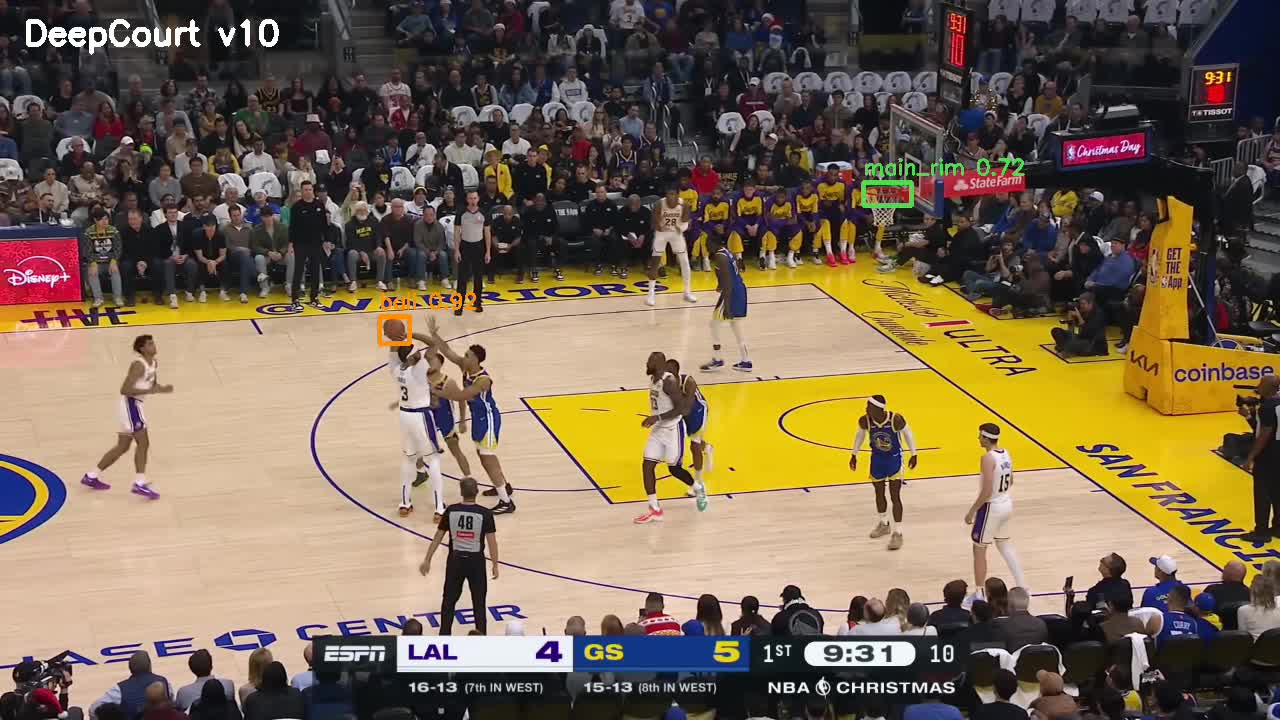
#> input picture assets/v10_frame.jpg, 1280 x 720 px
$ python -i ball_detector_cv.py   (imports and definitions only)
#> lines starting #> are read from the running program, lines starting #| are printed output that depends on the picture; after the words box and inside, x2 and y2 are one past the last pixel; in counts of white or black regions, pixels touching at a corner belong together
#> further down, picture is the input picture: shape (720, 1280, 3); mean B, G, R 84.1, 106.2, 123.5
"""
BallDetectorCV — OpenCV fallback ball detector.

Used when the COCO YOLO model fails to detect the sports ball class,
which is common with general-purpose weights on broadcast basketball footage.

Approach: HSV colour segmentation isolates the orange basketball, then
blob analysis filters by size, circularity, and proximity to last position.
No background model is needed, so it works at any frame sampling rate.
"""

from __future__ import annotations

import math
from typing import Optional

try:
    import cv2
    import numpy as np
    _CV_AVAILABLE = True
except ImportError:
    _CV_AVAILABLE = False

# Basketball orange-brown HSV range (OpenCV hue 0–179, half of 360°)
_BALL_HSV_LOW  = (5,  90, 70)    # (H_min, S_min, V_min)
_BALL_HSV_HIGH = (32, 255, 255)  # (H_max, S_max, V_max)

# Expected ball radius range in pixels (wide-angle full-court camera)
_MIN_RADIUS_PX = 7
_MAX_RADIUS_PX = 55

_MIN_CIRCULARITY = 0.55      # floor reflections and jerseys score < 0.45; real ball ≥ 0.55
_MIN_ASPECT      = 0.55      # tighter — rejects elongated reflections and limb blobs
_PLAYER_OVERLAP_THRESH = 0.85  # discard if >85% of blob inside any player bbox
# Only the upper 55% of a player bbox counts as "jersey" exclusion zone —
# a ball at their feet (lower 45%) should not be rejected.
_PLAYER_JERSEY_FRAC = 0.55
_PROX_NEAR_PX   = 180        # within this distance → proximity bonus
_PROX_FAR_PX    = 450        # beyond this → proximity penalty


class BallDetectorCV:
    """
    Single-frame basketball detector using HSV colour + blob filtering.

    Returns an (x1, y1, x2, y2) bbox tuple (float) or None.
    The caller (Detector) wraps the result in a BallDetection object so
    this module has no import dependency on detector.py.
    """

    def __init__(
        self,
        min_radius_px: int = _MIN_RADIUS_PX,
        max_radius_px: int = _MAX_RADIUS_PX,
        min_circularity: float = _MIN_CIRCULARITY,
    ) -> None:
        self._min_area = int(math.pi * min_radius_px ** 2)
        self._max_area = int(math.pi * max_radius_px ** 2)
        self._min_circ = min_circularity
        self._last_pos: Optional[tuple[float, float]] = None

    def detect(
        self,
        frame,
        player_bboxes: Optional[list[tuple[float, float, float, float]]] = None,
    ) -> Optional[tuple[float, float, float, float]]:
        """
        Detect the basketball in a single BGR frame.

        Returns (x1, y1, x2, y2) in pixels, or None.

        Args:
            frame:         BGR numpy array (H×W×3)
            player_bboxes: (x1,y1,x2,y2) boxes of detected players —
                           candidates that are mostly inside a player box
                           are discarded to avoid picking up orange jerseys.
        """
        if not _CV_AVAILABLE:
            return None

        hsv  = cv2.cvtColor(frame, cv2.COLOR_BGR2HSV)
#> hsv: shape (720, 1280, 3); mean H, S, V 64, 87.5, 127.4
        lo   = np.array(_BALL_HSV_LOW,  dtype=np.uint8)
        hi   = np.array(_BALL_HSV_HIGH, dtype=np.uint8)
        mask = cv2.inRange(hsv, lo, hi)
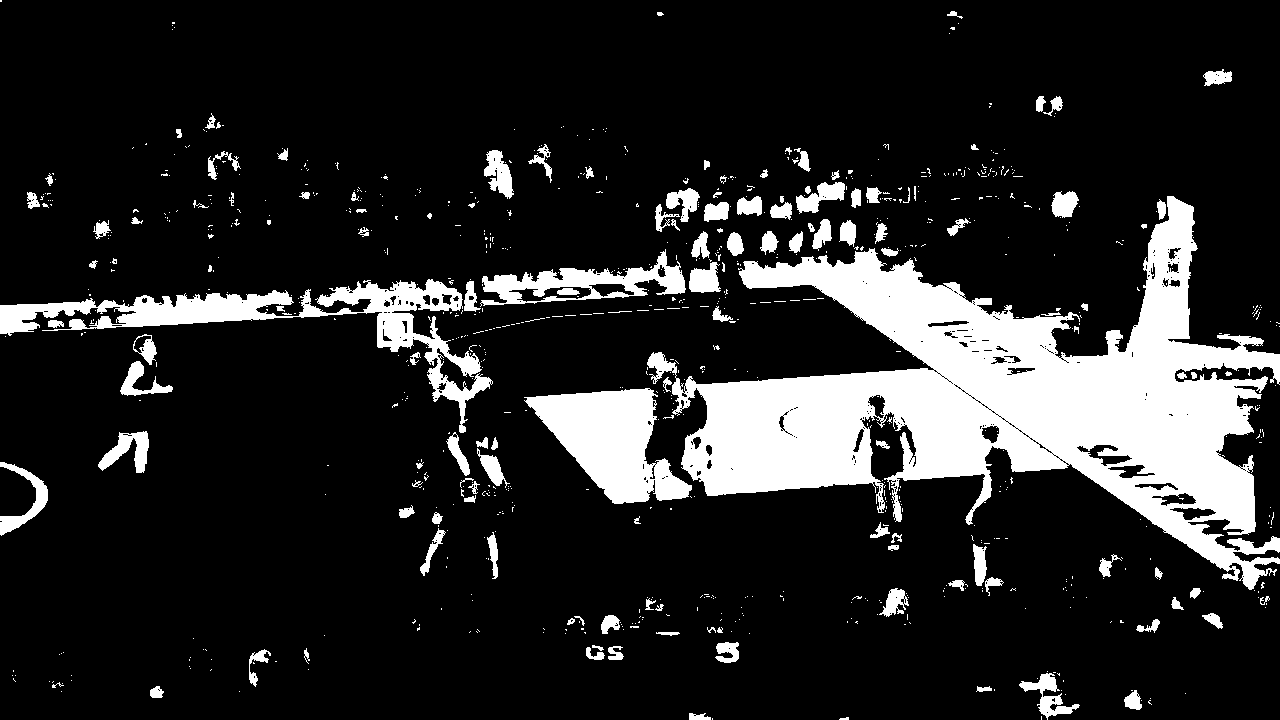
#> mask: shape (720, 1280); 15.6% white; 862 white regions (725 under 20 px), largest, box (x1, y1, x2, y2) and area: (647, 196, 1280, 590) 92212, (0, 279, 493, 433) 12926, (524, 388, 692, 504) 10412

        k    = cv2.getStructuringElement(cv2.MORPH_ELLIPSE, (5, 5))
        mask = cv2.morphologyEx(mask, cv2.MORPH_OPEN,  k, iterations=1)
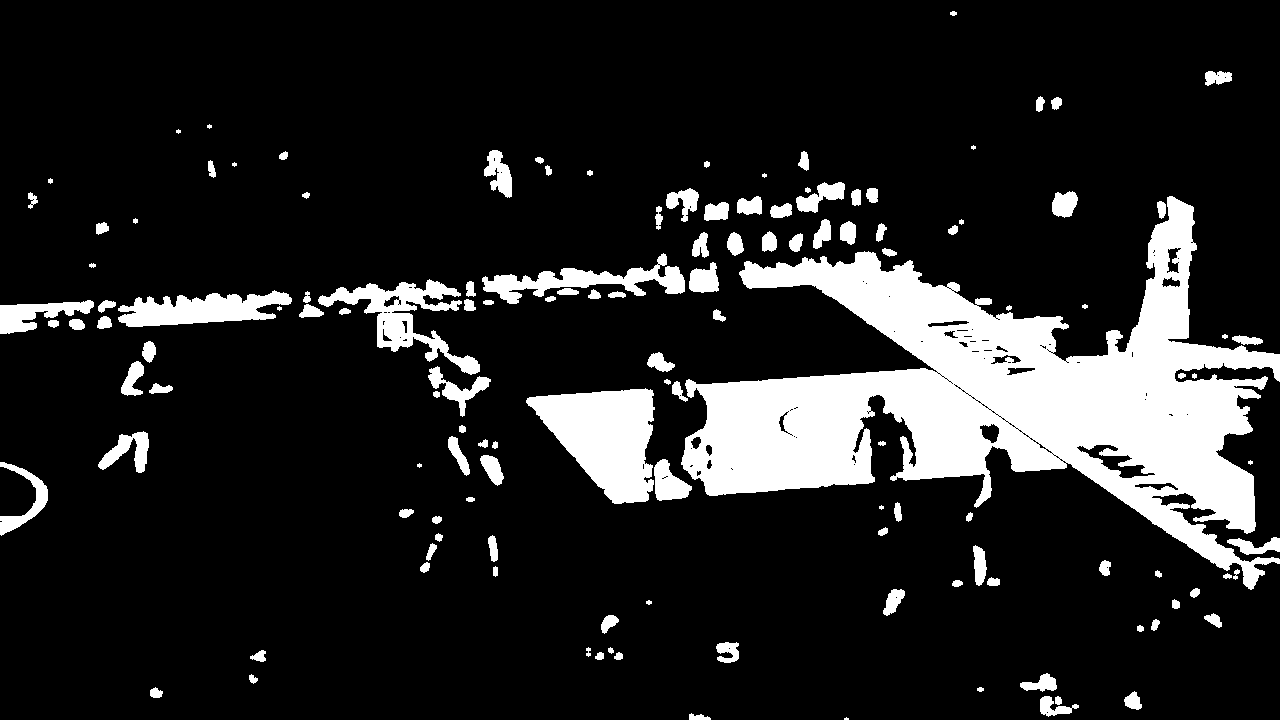
#> mask: shape (720, 1280); 14.4% white; 135 white regions (10 under 20 px), largest, box (x1, y1, x2, y2) and area: (681, 196, 1280, 590) 88463, (526, 388, 655, 504) 9330, (318, 279, 480, 375) 4518
        mask = cv2.morphologyEx(mask, cv2.MORPH_CLOSE, k, iterations=1)
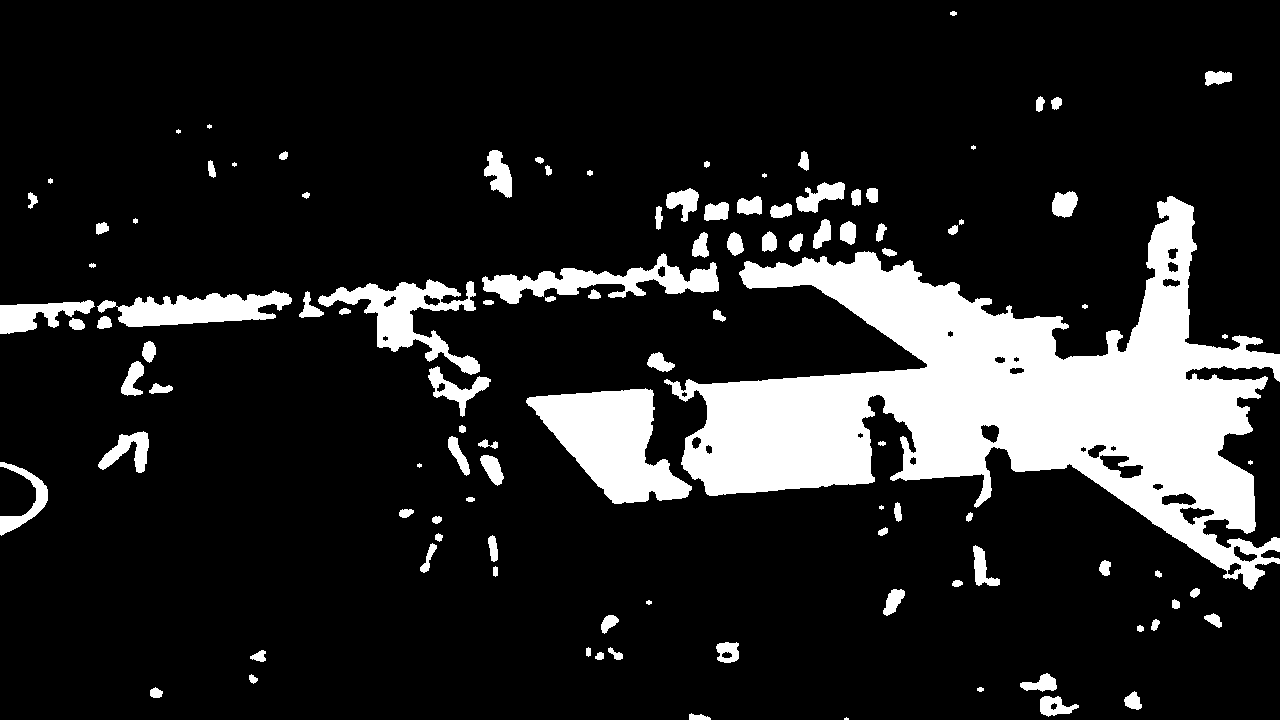
#> mask: shape (720, 1280); 14.7% white; 108 white regions (9 under 20 px)

        contours, _ = cv2.findContours(mask, cv2.RETR_EXTERNAL, cv2.CHAIN_APPROX_SIMPLE)
#> contours = 108 contours, 19 with area under 20; largest, box (x1, y1, x2, y2) and area: (664, 196, 1280, 590) 92092, (526, 388, 692, 504) 10158, (318, 279, 480, 375) 4865, (482, 253, 719, 304) 4206, (97, 290, 292, 327) 3857

        best_bbox: Optional[tuple[float, float, float, float]] = None
        best_score = -1.0

        for cnt in contours:
            area = cv2.contourArea(cnt)
            if not (self._min_area <= area <= self._max_area):
                continue

            perim = cv2.arcLength(cnt, True)
            if perim < 1:
                continue

            circ = 4.0 * math.pi * area / (perim * perim)
            if circ < self._min_circ:
                continue

            bx, by, bw, bh = cv2.boundingRect(cnt)
            if bw == 0 or bh == 0:
                continue
            aspect = min(bw, bh) / max(bw, bh)
            if aspect < _MIN_ASPECT:
                continue

            cx, cy = bx + bw / 2.0, by + bh / 2.0

            # Discard blobs at frame edges (court markings, sideline paint)
            fh, fw = frame.shape[:2]
            if cx < fw * 0.03 or cx > fw * 0.97 or cy > fh * 0.92 or cy < fh * 0.03:
                continue

            # Discard blobs mostly inside a player bounding box
            if player_bboxes and _inside_player(bx, by, bw, bh, player_bboxes, _PLAYER_OVERLAP_THRESH):
                continue

            # Proximity bonus: prefer candidates near last known position
            prox = 1.0
            if self._last_pos is not None:
                d = math.dist((cx, cy), self._last_pos)
                if d < _PROX_NEAR_PX:
                    prox = 1.6
                elif d > _PROX_FAR_PX:
                    prox = 0.6

            score = circ * aspect * prox
            if score > best_score:
                best_score = score
                best_bbox  = (float(bx), float(by), float(bx + bw), float(by + bh))
#> this loop made 108 passes
#> (area, perim, circ, bx, by, bw, bh, aspect) on passes 13, 16, 86: (362, 83.11, 0.659, 716, 642, 23, 21, 0.913), (176.5, 57.7, 0.666, 601, 615, 18, 19, 0.947), (486, 93.25, 0.702, 1052, 191, 26, 27, 0.963)
#> area on passes 2, 6, 7, 9, 10, 11: 81, 88.5, 44, 42.5, 100, 73
#> after the loop, best_score = 0.676

        if best_bbox is None:
            return None

        x1, y1, x2, y2 = best_bbox
#> x1 = 1052; y1 = 191; x2 = 1078; y2 = 218
        self._last_pos = ((x1 + x2) / 2, (y1 + y2) / 2)
#> self._last_pos = (1065, 204.5)
        return best_bbox

    def reset(self) -> None:
        """Clear tracking state between clips."""
        self._last_pos = None


# ---------------------------------------------------------------------------
# Helpers
# ---------------------------------------------------------------------------

def _inside_player(
    bx: int, by: int, bw: int, bh: int,
    player_bboxes: list[tuple[float, float, float, float]],
    threshold: float,
) -> bool:
    blob_area = bw * bh
    if blob_area == 0:
        return False
    for px1, py1, px2, py2 in player_bboxes:
        # Only use the upper jersey/torso portion of each player bbox.
        # A ball sitting on the floor at a player's feet should not be
        # rejected because it overlaps with the feet region.
        jersey_y2 = py1 + (py2 - py1) * _PLAYER_JERSEY_FRAC
        ix1 = max(float(bx), px1);  ix2 = min(float(bx + bw), px2)
        iy1 = max(float(by), py1);  iy2 = min(float(by + bh), jersey_y2)
        if ix2 > ix1 and iy2 > iy1:
            overlap = (ix2 - ix1) * (iy2 - iy1) / blob_area
            if overlap > threshold:
                return True
    return False

>>> import cv2
>>> picture = cv2.imread('../../assets/v10_frame.jpg')
>>> result = BallDetectorCV().detect(picture)
#> result = (1052, 191, 1078, 218)
